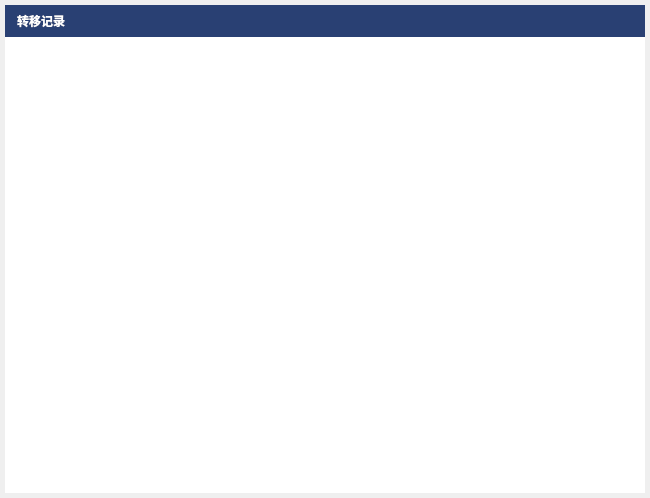
<?xml version="1.0" encoding="UTF-8"?>
<ui version="4.0">
 <class>TransferPhoneHistoryDialog</class>
 <widget class="QDialog" name="TransferPhoneHistoryDialog">
  <property name="geometry">
   <rect>
    <x>0</x>
    <y>0</y>
    <width>650</width>
    <height>498</height>
   </rect>
  </property>
  <property name="windowTitle">
   <string>Dialog</string>
  </property>
  <layout class="QHBoxLayout" name="horizontalLayout">
   <property name="spacing">
    <number>0</number>
   </property>
   <property name="leftMargin">
    <number>5</number>
   </property>
   <property name="topMargin">
    <number>5</number>
   </property>
   <property name="rightMargin">
    <number>5</number>
   </property>
   <property name="bottomMargin">
    <number>5</number>
   </property>
   <item>
    <widget class="QFrame" name="frame_2">
     <property name="styleSheet">
      <string notr="true">border:none;</string>
     </property>
     <property name="frameShape">
      <enum>QFrame::StyledPanel</enum>
     </property>
     <property name="frameShadow">
      <enum>QFrame::Raised</enum>
     </property>
     <layout class="QVBoxLayout" name="verticalLayout">
      <property name="spacing">
       <number>0</number>
      </property>
      <property name="leftMargin">
       <number>0</number>
      </property>
      <property name="topMargin">
       <number>0</number>
      </property>
      <property name="rightMargin">
       <number>0</number>
      </property>
      <property name="bottomMargin">
       <number>0</number>
      </property>
      <item>
       <widget class="QFrame" name="frame">
        <property name="minimumSize">
         <size>
          <width>0</width>
          <height>32</height>
         </size>
        </property>
        <property name="maximumSize">
         <size>
          <width>16777215</width>
          <height>32</height>
         </size>
        </property>
        <property name="palette">
         <palette>
          <active>
           <colorrole role="Button">
            <brush brushstyle="SolidPattern">
             <color alpha="255">
              <red>41</red>
              <green>64</green>
              <blue>115</blue>
             </color>
            </brush>
           </colorrole>
           <colorrole role="Base">
            <brush brushstyle="SolidPattern">
             <color alpha="255">
              <red>41</red>
              <green>64</green>
              <blue>115</blue>
             </color>
            </brush>
           </colorrole>
           <colorrole role="Window">
            <brush brushstyle="SolidPattern">
             <color alpha="255">
              <red>41</red>
              <green>64</green>
              <blue>115</blue>
             </color>
            </brush>
           </colorrole>
          </active>
          <inactive>
           <colorrole role="Button">
            <brush brushstyle="SolidPattern">
             <color alpha="255">
              <red>41</red>
              <green>64</green>
              <blue>115</blue>
             </color>
            </brush>
           </colorrole>
           <colorrole role="Base">
            <brush brushstyle="SolidPattern">
             <color alpha="255">
              <red>41</red>
              <green>64</green>
              <blue>115</blue>
             </color>
            </brush>
           </colorrole>
           <colorrole role="Window">
            <brush brushstyle="SolidPattern">
             <color alpha="255">
              <red>41</red>
              <green>64</green>
              <blue>115</blue>
             </color>
            </brush>
           </colorrole>
          </inactive>
          <disabled>
           <colorrole role="Button">
            <brush brushstyle="SolidPattern">
             <color alpha="255">
              <red>41</red>
              <green>64</green>
              <blue>115</blue>
             </color>
            </brush>
           </colorrole>
           <colorrole role="Base">
            <brush brushstyle="SolidPattern">
             <color alpha="255">
              <red>41</red>
              <green>64</green>
              <blue>115</blue>
             </color>
            </brush>
           </colorrole>
           <colorrole role="Window">
            <brush brushstyle="SolidPattern">
             <color alpha="255">
              <red>41</red>
              <green>64</green>
              <blue>115</blue>
             </color>
            </brush>
           </colorrole>
          </disabled>
         </palette>
        </property>
        <property name="cursor">
         <cursorShape>ArrowCursor</cursorShape>
        </property>
        <property name="styleSheet">
         <string notr="true">background-color:#FF294073;</string>
        </property>
        <property name="frameShape">
         <enum>QFrame::StyledPanel</enum>
        </property>
        <property name="frameShadow">
         <enum>QFrame::Raised</enum>
        </property>
        <layout class="QHBoxLayout" name="horizontalLayout_2">
         <property name="spacing">
          <number>0</number>
         </property>
         <property name="leftMargin">
          <number>12</number>
         </property>
         <property name="topMargin">
          <number>0</number>
         </property>
         <property name="rightMargin">
          <number>12</number>
         </property>
         <property name="bottomMargin">
          <number>0</number>
         </property>
         <item>
          <widget class="QLabel" name="label_2">
           <property name="palette">
            <palette>
             <active>
              <colorrole role="WindowText">
               <brush brushstyle="SolidPattern">
                <color alpha="255">
                 <red>255</red>
                 <green>255</green>
                 <blue>255</blue>
                </color>
               </brush>
              </colorrole>
              <colorrole role="Button">
               <brush brushstyle="SolidPattern">
                <color alpha="255">
                 <red>41</red>
                 <green>64</green>
                 <blue>115</blue>
                </color>
               </brush>
              </colorrole>
              <colorrole role="Base">
               <brush brushstyle="SolidPattern">
                <color alpha="255">
                 <red>41</red>
                 <green>64</green>
                 <blue>115</blue>
                </color>
               </brush>
              </colorrole>
              <colorrole role="Window">
               <brush brushstyle="SolidPattern">
                <color alpha="255">
                 <red>41</red>
                 <green>64</green>
                 <blue>115</blue>
                </color>
               </brush>
              </colorrole>
             </active>
             <inactive>
              <colorrole role="WindowText">
               <brush brushstyle="SolidPattern">
                <color alpha="255">
                 <red>255</red>
                 <green>255</green>
                 <blue>255</blue>
                </color>
               </brush>
              </colorrole>
              <colorrole role="Button">
               <brush brushstyle="SolidPattern">
                <color alpha="255">
                 <red>41</red>
                 <green>64</green>
                 <blue>115</blue>
                </color>
               </brush>
              </colorrole>
              <colorrole role="Base">
               <brush brushstyle="SolidPattern">
                <color alpha="255">
                 <red>41</red>
                 <green>64</green>
                 <blue>115</blue>
                </color>
               </brush>
              </colorrole>
              <colorrole role="Window">
               <brush brushstyle="SolidPattern">
                <color alpha="255">
                 <red>41</red>
                 <green>64</green>
                 <blue>115</blue>
                </color>
               </brush>
              </colorrole>
             </inactive>
             <disabled>
              <colorrole role="Button">
               <brush brushstyle="SolidPattern">
                <color alpha="255">
                 <red>41</red>
                 <green>64</green>
                 <blue>115</blue>
                </color>
               </brush>
              </colorrole>
              <colorrole role="Base">
               <brush brushstyle="SolidPattern">
                <color alpha="255">
                 <red>41</red>
                 <green>64</green>
                 <blue>115</blue>
                </color>
               </brush>
              </colorrole>
              <colorrole role="Window">
               <brush brushstyle="SolidPattern">
                <color alpha="255">
                 <red>41</red>
                 <green>64</green>
                 <blue>115</blue>
                </color>
               </brush>
              </colorrole>
             </disabled>
            </palette>
           </property>
           <property name="font">
            <font>
             <pointsize>9</pointsize>
             <bold>true</bold>
            </font>
           </property>
           <property name="text">
            <string>转移记录</string>
           </property>
          </widget>
         </item>
         <item>
          <spacer name="horizontalSpacer">
           <property name="orientation">
            <enum>Qt::Horizontal</enum>
           </property>
           <property name="sizeHint" stdset="0">
            <size>
             <width>507</width>
             <height>9</height>
            </size>
           </property>
          </spacer>
         </item>
         <item>
          <widget class="QPushButton" name="btnClose">
           <property name="minimumSize">
            <size>
             <width>24</width>
             <height>32</height>
            </size>
           </property>
           <property name="maximumSize">
            <size>
             <width>24</width>
             <height>32</height>
            </size>
           </property>
           <property name="cursor">
            <cursorShape>PointingHandCursor</cursorShape>
           </property>
           <property name="styleSheet">
            <string notr="true">QPushButton:hover {
     background: transparent;
 }
 QPushButton:flat {
     border: none; /* no border for a flat push button */
 }

 QPushButton:default {
     border-color: navy; /* make the default button prominent */
 }
</string>
           </property>
           <property name="text">
            <string/>
           </property>
           <property name="icon">
            <iconset resource="res.qrc">
             <normaloff>:/login/resource/login/close.png</normaloff>:/login/resource/login/close.png</iconset>
           </property>
           <property name="iconSize">
            <size>
             <width>24</width>
             <height>32</height>
            </size>
           </property>
           <property name="flat">
            <bool>true</bool>
           </property>
          </widget>
         </item>
        </layout>
       </widget>
      </item>
      <item>
       <widget class="QListWidget" name="listWidgetTransferHistory"/>
      </item>
     </layout>
    </widget>
   </item>
  </layout>
 </widget>
 <resources>
  <include location="res.qrc"/>
 </resources>
 <connections/>
</ui>
